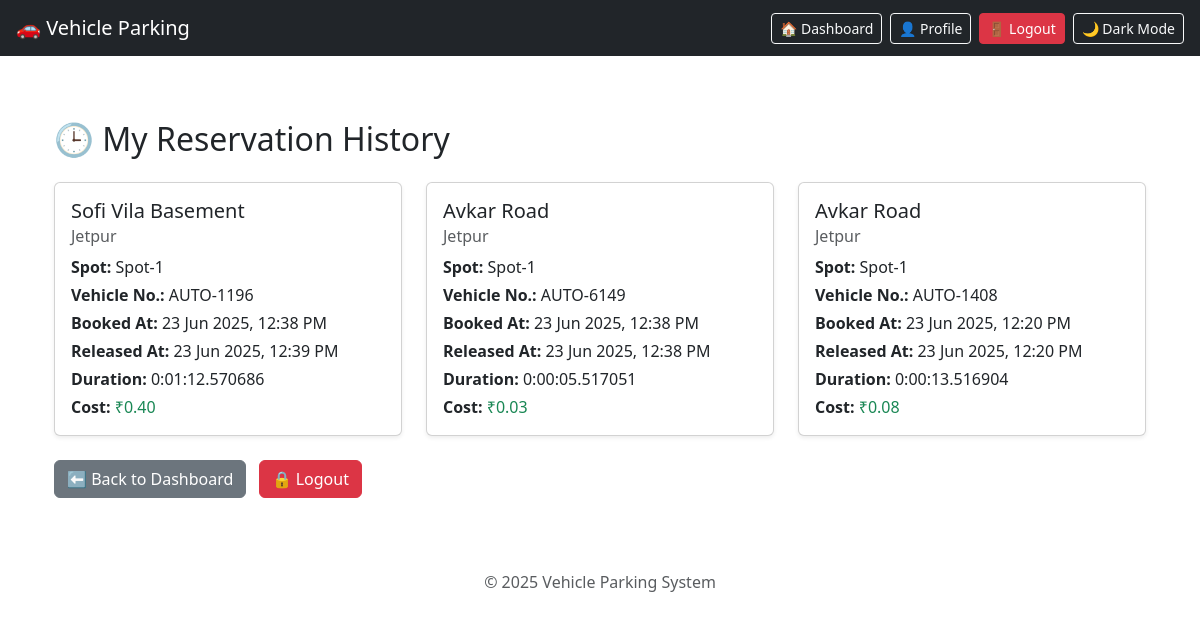
/user_history (signed in), run on an earlier commit of the app's database.
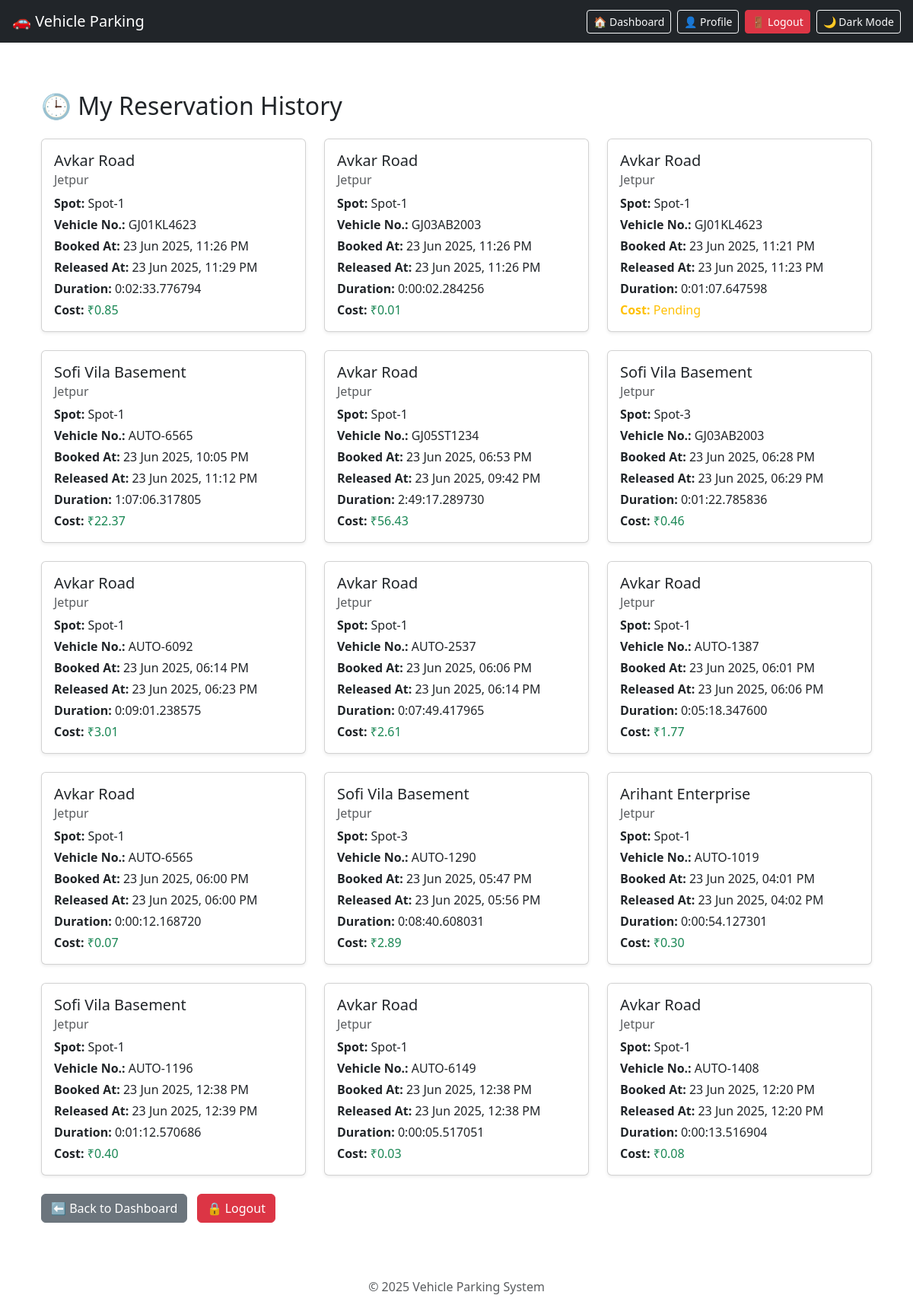
And on a later commit of the database.
### tables this page shows
CREATE TABLE parking_history (
            id INTEGER PRIMARY KEY AUTOINCREMENT,
            user_id INTEGER NOT NULL,
            spot_id INTEGER NOT NULL,
            lot_id INTEGER NOT NULL,
            vehicle_number TEXT NOT NULL,
            entry_time TEXT NOT NULL,
            exit_time TEXT, cost REAL,
            FOREIGN KEY(user_id) REFERENCES users(id),
            FOREIGN KEY(spot_id) REFERENCES parking_spots(id),
            FOREIGN KEY(lot_id) REFERENCES parking_lots(id)
        );

CREATE TABLE parking_lots (
            id INTEGER PRIMARY KEY AUTOINCREMENT,
            name TEXT NOT NULL,
            address TEXT NOT NULL,
            pin_code TEXT,
            total_spots INTEGER NOT NULL,
            available_spots INTEGER NOT NULL
        , price_per_hour REAL DEFAULT 20.0);

CREATE TABLE parking_spots (
            id INTEGER PRIMARY KEY AUTOINCREMENT,
            lot_id INTEGER NOT NULL,
            spot_number TEXT NOT NULL,
            is_occupied INTEGER DEFAULT 0,
            current_user_id INTEGER,
            FOREIGN KEY(lot_id) REFERENCES parking_lots(id),
            FOREIGN KEY(current_user_id) REFERENCES users(id)
        );

### app.py (the view)
@app.route('/user_history')
def user_history():
    if 'id' not in session:
        return redirect(url_for('login'))
    conn = get_db_connection()
    raw_history = conn.execute(
        '''
        SELECT r.*, r.vehicle_number, l.name AS lot_name, l.address AS lot_address, s.spot_number
        FROM parking_history r
        JOIN parking_spots s ON r.spot_id = s.id
        JOIN parking_lots l ON r.lot_id = l.id
        WHERE r.user_id = ?
        ORDER BY r.entry_time DESC
        ''',
        (session['id'],)
    ).fetchall()
    conn.close()
    history = []
    for row in raw_history:
        entry = dict(row)
        entry_time = datetime.fromisoformat(entry['entry_time'])
        entry['pretty_entry'] = entry_time.strftime('%d %b %Y, %I:%M %p')
        if entry['exit_time']:
            exit_time = datetime.fromisoformat(entry['exit_time'])
            entry['pretty_exit'] = exit_time.strftime('%d %b %Y, %I:%M %p')
            duration = exit_time - entry_time
            entry['duration'] = str(duration)
        else:
            entry['pretty_exit'] = None
            entry['duration'] = None
        history.append(entry)
    return render_template('user_history.html', history=history)

### app.py (called while the page is built)
def get_db_connection():
    conn = sqlite3.connect(DATABASE)
    conn.row_factory = sqlite3.Row
    return conn

### templates/user_history.html (shortened to what this page needs)
{% extends "base.html" %}
{% block content %}
<div class="container mt-4">
    <h2 class="mb-4">🕒 My Reservation History</h2>
    {% if history %}
        <div class="row row-cols-1 row-cols-md-2 row-cols-lg-3 g-4">
            {% for entry in history %}
            <div class="col">
                <div class="card h-100 shadow-sm">
                    <div class="card-body">
                        <h5 class="card-title">{{ entry.lot_name }}</h5>
                        <h6 class="card-subtitle mb-2 text-muted">{{ entry.lot_address }}</h6>
                        <p class="mb-1"><strong>Spot:</strong> {{ entry.spot_number }}</p>
                        <p class="mb-1"><strong>Vehicle No.:</strong> {{ entry.vehicle_number }}</p>
                        <p class="mb-1"><strong>Booked At:</strong> {{ entry.pretty_entry }}</p>
                        <p class="mb-1">
                            <strong>Released At:</strong>
                            {% if entry.pretty_exit %}
                                {{ entry.pretty_exit }}
                            {% else %}
                                <span class="text-warning">⏳ In Use</span>
                            {% endif %}
                        </p>
                        <p class="mb-1">
                            <strong>Duration:</strong>
                            {% if entry.duration %}
                                {{ entry.duration }}
                            {% else %}
                                <span class="text-warning">In Progress</span>
                            {% endif %}
                        </p>
                        {% if entry.cost is not none %}
                        <p class="mb-0">
                            <strong>Cost:</strong>
                            <span class="text-success">₹{{ "%.2f"|format(entry.cost) }}</span>
                        </p>
                        {% else %}
                        <p class="mb-0 text-warning"><strong>Cost:</strong> Pending</p>
                        {% endif %}
                    </div>
                </div>
            </div>
            {% endfor %}
        </div>
    {% else %}
        <div class="alert alert-info">You have no parking history yet.</div>
    {% endif %}
    <div class="mt-4">
        <a href="{{ url_for('user_dashboard') }}" class="btn btn-secondary">⬅ Back to Dashboard</a>
        <a href="{{ url_for('logout') }}" class="btn btn-danger ms-2">🔒 Logout</a>
    </div>
</div>
{% endblock %}

### templates/base.html (shortened to what this page needs)
<!DOCTYPE html>
<html lang="en" data-bs-theme="light">
<head>
  <link href="https://cdn.jsdelivr.net/npm/bootstrap@5.3.2/dist/css/bootstrap.min.css" rel="stylesheet">
</head>
<body>
<nav class="navbar navbar-expand-lg navbar-dark bg-dark px-3">
  <a class="navbar-brand" href="{{ url_for('home') }}">🚗 Vehicle Parking</a>
  <div class="ms-auto d-flex align-items-center gap-2">
    {% if session.get('id') %}
      {% if session.get('role') == 'user' %}
        <a href="{{ url_for('user_dashboard') }}" class="btn btn-outline-light btn-sm">🏠 Dashboard</a>
        <a href="{{ url_for('profile') }}" class="btn btn-outline-light btn-sm">👤 Profile</a>
      {% elif session.get('role') == 'admin' %}
        <a href="{{ url_for('admin_dashboard') }}" class="btn btn-outline-light btn-sm">🛠️ Admin Dashboard</a>
        <a href="{{ url_for('admin_vehicles') }}" class="btn btn-outline-light btn-sm">🚘 Vehicles</a>
      {% endif %}
      <a href="{{ url_for('logout') }}" class="btn btn-danger btn-sm">🚪 Logout</a>
    {% else %}
      <a href="{{ url_for('login') }}" class="btn btn-outline-light btn-sm">🔐 Login</a>
      <a href="{{ url_for('register') }}" class="btn btn-outline-light btn-sm">📝 Register</a>
    {% endif %}
    <button id="themeToggle" class="btn btn-outline-light btn-sm">🌙 Dark Mode</button>
  </div>
</nav>
<div class="container py-4">
  {% block content %}{% endblock %}
</div>
<footer class="text-center text-muted mt-5 mb-3">
  © 2025 Vehicle Parking System
</footer>
</body>
</html>

What changed in the data, as far as the page shows it:
added parking_history: lot_name "Avkar Road", lot_address "Jetpur", spot_number "Spot-1", vehicle_number "GJ01KL4623", pretty_entry "23 Jun 2025, 11:26 PM", pretty_exit "23 Jun 2025, 11:29 PM", duration "0:02:33.776794", cost "0.85"
added parking_history: lot_name "Avkar Road", lot_address "Jetpur", spot_number "Spot-1", vehicle_number "GJ03AB2003", pretty_entry "23 Jun 2025, 11:26 PM", pretty_exit "23 Jun 2025, 11:26 PM", duration "0:00:02.284256", cost "0.01"
added parking_history: lot_name "Avkar Road", lot_address "Jetpur", spot_number "Spot-1", vehicle_number "GJ01KL4623", pretty_entry "23 Jun 2025, 11:21 PM", pretty_exit "23 Jun 2025, 11:23 PM", duration "0:01:07.647598", shows "Cost:"
added parking_history: lot_name "Sofi Vila Basement", lot_address "Jetpur", spot_number "Spot-1", vehicle_number "AUTO-6565", pretty_entry "23 Jun 2025, 10:05 PM", pretty_exit "23 Jun 2025, 11:12 PM", duration "1:07:06.317805", cost "22.37"
added parking_history: lot_name "Avkar Road", lot_address "Jetpur", spot_number "Spot-1", vehicle_number "GJ05ST1234", pretty_entry "23 Jun 2025, 06:53 PM", pretty_exit "23 Jun 2025, 09:42 PM", duration "2:49:17.289730", cost "56.43"
added parking_history: lot_name "Sofi Vila Basement", lot_address "Jetpur", spot_number "Spot-3", vehicle_number "GJ03AB2003", pretty_entry "23 Jun 2025, 06:28 PM", pretty_exit "23 Jun 2025, 06:29 PM", duration "0:01:22.785836", cost "0.46"
added parking_history: lot_name "Avkar Road", lot_address "Jetpur", spot_number "Spot-1", vehicle_number "AUTO-6092", pretty_entry "23 Jun 2025, 06:14 PM", pretty_exit "23 Jun 2025, 06:23 PM", duration "0:09:01.238575", cost "3.01"
added parking_history: lot_name "Avkar Road", lot_address "Jetpur", spot_number "Spot-1", vehicle_number "AUTO-2537", pretty_entry "23 Jun 2025, 06:06 PM", pretty_exit "23 Jun 2025, 06:14 PM", duration "0:07:49.417965", cost "2.61"
added parking_history: lot_name "Avkar Road", lot_address "Jetpur", spot_number "Spot-1", vehicle_number "AUTO-1387", pretty_entry "23 Jun 2025, 06:01 PM", pretty_exit "23 Jun 2025, 06:06 PM", duration "0:05:18.347600", cost "1.77"
added parking_history: lot_name "Avkar Road", lot_address "Jetpur", spot_number "Spot-1", vehicle_number "AUTO-6565", pretty_entry "23 Jun 2025, 06:00 PM", pretty_exit "23 Jun 2025, 06:00 PM", duration "0:00:12.168720", cost "0.07"
added parking_history: lot_name "Sofi Vila Basement", lot_address "Jetpur", spot_number "Spot-3", vehicle_number "AUTO-1290", pretty_entry "23 Jun 2025, 05:47 PM", pretty_exit "23 Jun 2025, 05:56 PM", duration "0:08:40.608031", cost "2.89"
added parking_history: lot_name "Arihant Enterprise", lot_address "Jetpur", spot_number "Spot-1", vehicle_number "AUTO-1019", pretty_entry "23 Jun 2025, 04:01 PM", pretty_exit "23 Jun 2025, 04:02 PM", duration "0:00:54.127301", cost "0.30"
